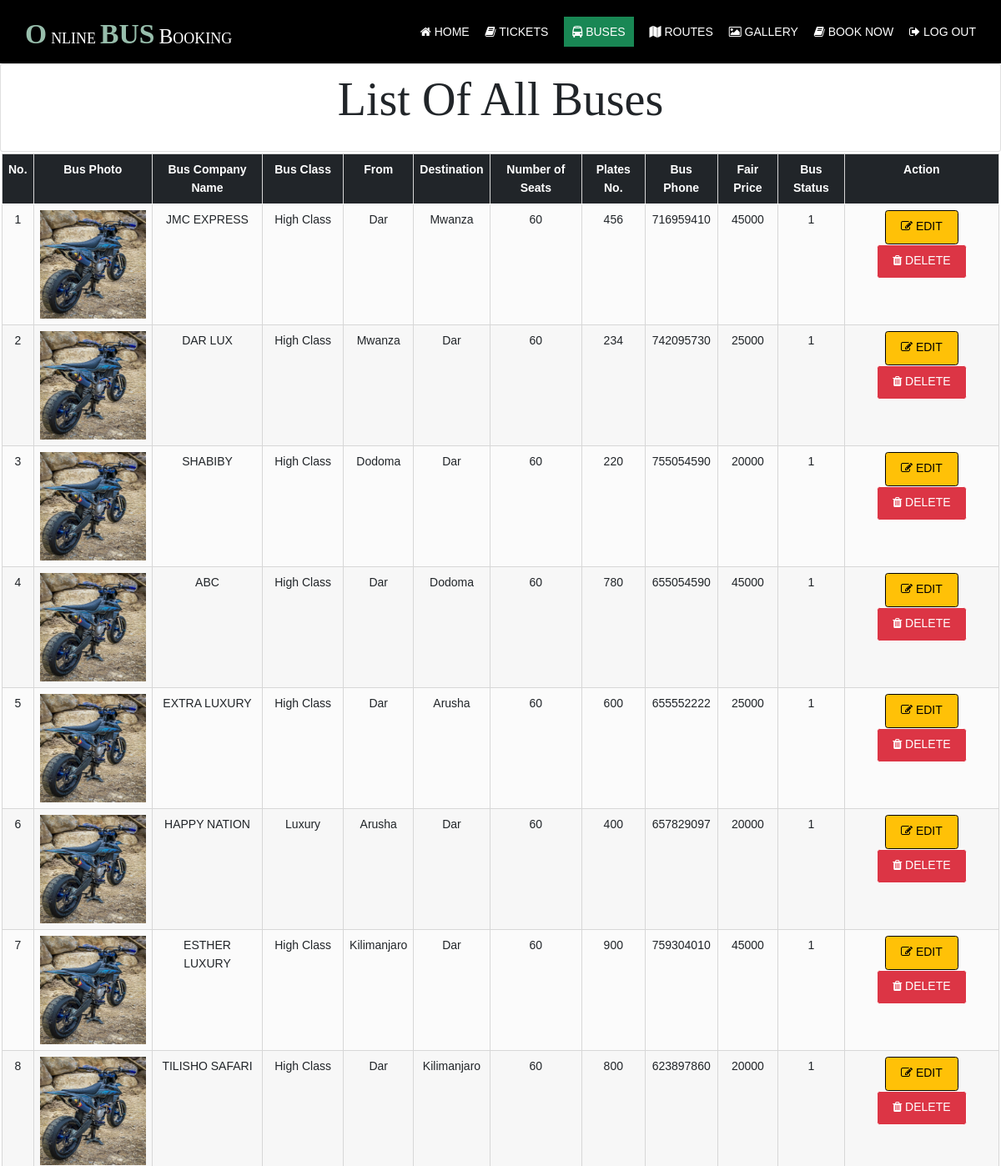
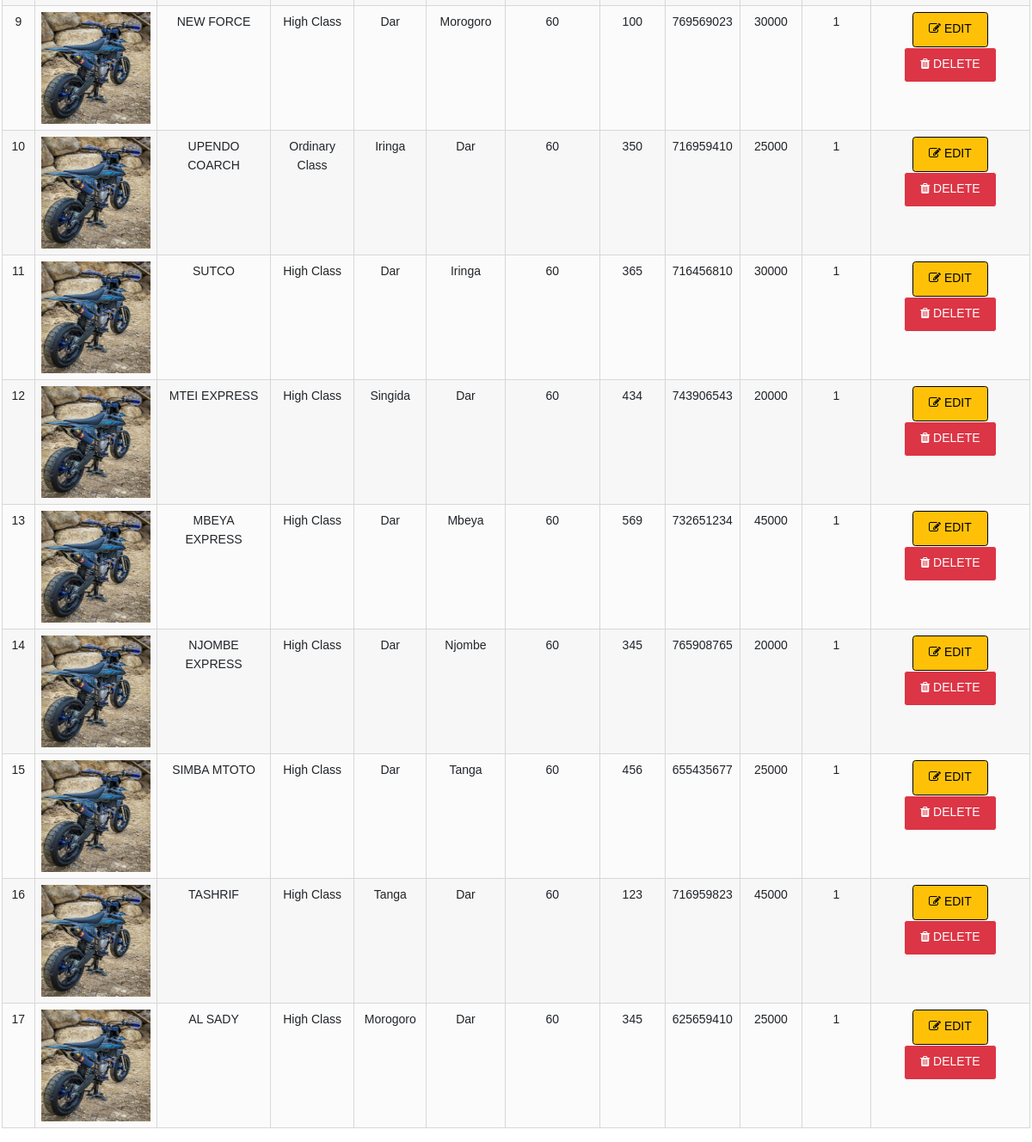
The app's page /admin/buses.php (signed in) with its own data (2 pictures, top to bottom).
### tables this page shows
CREATE TABLE `buses` (
  `busId` bigint(13) NOT NULL,
  `name` varchar(255) NOT NULL,
  `startFrom` varchar(255) NOT NULL,
  `destination` varchar(255) NOT NULL,
  `busType` varchar(30) NOT NULL,
  `noSeats` int(11) NOT NULL,
  `plateNo` varchar(13) NOT NULL,
  `busPhone` int(11) NOT NULL,
  `farePrice` int(11) NOT NULL,
  `busPhoto` varchar(255) NOT NULL,
  `status` tinyint(1) NOT NULL DEFAULT 1
);

### admin/buses.php (the view, shortened to what this page needs)
<?php
require('../includes/db.php');
?>
<!DOCTYPE html>
<html lang="en">
<head>
    <link rel="stylesheet" href="../assets/css/bootstrap.css" media="all">
    <link rel="stylesheet" href="../assets/css/layout.css" type="text/css">
</head>
<body>
    <div class="wrapper row1">
        <header id="header" class="hoc clear">
            <div id="logo" class="fl_left">
                <h1 class="logoname"><a href="./">Online<span>bus</span>Booking</a></h1>
            </div>
            <nav id="mainav" class="fl_right">
                <ul class="clear">
                    <li><a href="../index.php"><i class="fa fa-home" aria-hidden="true"></i> Home</a></li>
                    <li><a href="./"><i class="fa fa-book" aria-hidden="true"></i> Tickets</a></li>
                    <li class="active"><a href="buses.php"><i class="fa fa-bus" aria-hidden="true"></i> Buses</a></li>
                    <li><a href="routes.php"><i class="fa fa-map" aria-hidden="true"></i> Routes</a></li>
                    <li><a href="../gallery.php"><i class="fa fa-photo" aria-hidden="true"></i> Gallery</a></li>
                    <li><a href="../book.php"><i class="fa fa-book" aria-hidden="true"></i> Book Now</a></li>
                    <li><a href="../login.php"><i class="fa fa-sign-out" aria-hidden="true"></i> Log Out</a></li>
                </ul>
            </nav>
        </header>
    </div>
    <div class="row">
        <div class="container-fluid">
            <div class="card">
                <div class="row hoc">
                    <h1 class="heading" style="font-size: 4em; padding:10px">List of all Buses</h1>
                </div>
            </div>
            <div class="row d-flex" style="padding: 0 10 10 10; margin:2px">
                <table class="table table-hover table-responsive">
                    <thead>
                        <tr class="bg-dark">
                            <th scope="col">
                                <center>No.</center>
                            </th>
                            <th scope="col">
                                <center>Bus Photo</center>
                            </th>
                            <th scope="col">
                                <center>Bus Company Name</center>
                            </th>
                            <th scope="col">
                                <center>Bus Class</center>
                            </th>
                            <th scope="col">
                                <center>From</center>
                            </th>
                            <th scope="col">
                                <center>Destination</center>
                            </th>
                            <th scope="col">
                                <center>Number of Seats</center>
                            </th>
                            <th scope="col">
                                <center>Plates No.</center>
                            </th>
                            <th scope="col">
                                <center>Bus Phone</center>
                            </th>
                            <th scope="col">
                                <center>Fair Price</center>
                            </th>
                            <th scope="col">
                                <center>Bus Status</center>
                            </th>
                            <th scope="col">
                                <center>Action</center>
                            </th>
                        </tr>
                    </thead>
                    <tbody>
                        <?php
                        $list = $db->prepare('SELECT * FROM `buses`');
                        $list->execute();
                        $count = 0;
                        while ($buses = $list->fetch(PDO::FETCH_ASSOC)) {
                            $count++;
                            echo '<tr>';
                        ?>
                            <td>
                                <center><?php echo $count ?></center>
                            </td>
                            <td>
                                <center><img src="../<?php echo  $buses['busPhoto']; ?>" style="width:160px !important; height: 130px !important;" alt="<?php echo  $buses['name']; ?>"></center>
                            </td>
                            <td>
                                <center><?php echo  $buses['name']; ?></center>
                            </td>
                            <td>
                                <center><?php echo  $buses['busType']; ?></center>
                            </td>
                            <td>
                                <center><?php echo  $buses['startFrom']; ?></center>
                            </td>
                            <td>
                                <center><?php echo  $buses['destination']; ?></center>
                            </td>
                            <td>
                                <center><?php echo  $buses['noSeats']; ?></center>
                            </td>
                            <td>
                                <center><?php echo  $buses['plateNo']; ?></center>
                            </td>
                            <td>
                                <center><?php echo  $buses['busPhone']; ?></center>
                            </td>
                            <td>
                                <center><?php echo  $buses['farePrice']; ?></center>
                            </td>
                            <td>
                                <center><?php echo  $buses['status']; ?></center>
                            </td>
                            <td>
                                <center>
                                    <a class="btn btn-warning" href="buses.php?edit=<?php echo  $buses['busId']; ?>"><i class="fa fa-edit" aria-hidden="true"></i> Edit</a>
                                    <a class="btn btn-danger" href="index.php?del=<?php echo  $buses['busId']; ?>"> <i class="fa fa-trash" aria-hidden="true"></i> Delete</a>
                                </center>
                            </td>
                        <?php
                            echo '</tr>';
                        }
                        ?>
                    </tbody>
                </table>
            </div>
        </div>
    </div>
</body>
</html>

### assets/css/layout.css (style rules this page uses)
#header #logo { margin: 22px 0 0 0; }
*, *::before, *::after { transition: all .3s ease-in-out; }
nav ul, nav ol { margin: 0; padding: 0; list-style: none; }
#mainav, #breadcrumb, .sidebar nav { line-height: normal; }
#mainav ul { text-transform: uppercase; }
#mainav li { display: inline-block; position: relative; margin: 0 15px 0 0; padding: 0; }
#mainav li:last-child { margin-right: 0; }
#mainav li a { display: block; padding: 30px 0; }
table, th, td { border: 1px solid; border-collapse: collapse; vertical-align: top; }
table, th { table-layout: auto; }
table { width: 100%; margin-bottom: 15px; }
th, td { padding: 5px 8px; }
td { border-width: 0 1px; }
body { background-color: #ededed; }
a { color: #97A9BD; }
.logoname a { color: #FFFFFF; }
.logoname::first-letter, .logoname span { color: #97BDAB; }
.row1 { color: #FFFFFF; background-color: #000000; }
#header #logo a { color: inherit; }
#mainav li a { color: inherit; }
#mainav .active a, #mainav a:hover, #mainav li:hover>a { color: #FFFFFF; background-color: #198754; padding: 10px; }
table, th, td, #comments .avatar, #comments input, #comments textarea { border-color: #D7D7D7; }
th { color: #FFFFFF; background-color: #373737; }
tr, #comments li, #comments input[type="submit"], #comments input[type="reset"] { color: inherit; background-color: #FBFBFB; }
tr:nth-child(even), #comments li:nth-child(even) { color: inherit; background-color: #F7F7F7; }
table a, #comments a { background-color: inherit; }
@media screen and (min-width:1140px) { .hoc { max-width: 1140px; } }

### assets/css/framework.css (style rules this page uses)
html { overflow-y: scroll; overflow-x: hidden; }
html, body { margin: 0; padding: 0; font-size: 14px; line-height: 1.6em; }
*, *::before, *::after { box-sizing: border-box; }
.logoname { margin: 0; padding: 0; font-size: 1.8rem; font-variant: small-caps; }
.logoname::first-letter, .logoname span { margin: 0 5px; font-size: 2.4rem; font-weight: 700; text-transform: uppercase; }
.logoname::first-letter { margin-left: 0; }
.btn { display: inline-block; padding: 8px 18px 10px; text-transform: uppercase; border: 1px solid; }
.clear, .group { display: block; }
.clear::before, .clear::after, .group::before, .group::after { display: table; content: ""; }
.clear, .clear::after, .group, .group::after { clear: both; }
a { outline: none; text-decoration: none; }
.fl_left, .imgl { float: left; }
.fl_right, .imgr { float: right; }
img { width: auto; max-width: 100%; height: auto; margin: 0; padding: 0; border: none; line-height: normal; vertical-align: middle; }
body, input, textarea, select { font-family: Verdana, Geneva, sans-serif; }
h1, h2, h3, h4, h5, h6, .heading { font-family: Georgia, "Times New Roman", Times, serif; }
::placeholder { opacity: 1; }
h1, h2, h3, h4, h5, h6, .heading { margin: 0 0 20px 0; font-size: 1.4rem; line-height: normal; font-weight: normal; text-transform: capitalize; }
.wrapper { display: block; position: relative; width: 100%; margin: 0; padding: 0; text-align: left; word-wrap: break-word; }
.hoc { display: block; margin: 0 auto; }
address, article, aside, figcaption, figure, footer, header, main, nav, section { display: block; margin: 0; padding: 0; }

### admin/buses.php (style rules this page uses)
body { background-color: #FFF !important; }

### records on screen
buses: busPhoto (picture), name "JMC EXPRESS", busType "High Class", startFrom "Dar", destination "Mwanza", noSeats "60", plateNo "456", busPhone "716959410", farePrice "45000", status "1"
buses: busPhoto (picture), name "DAR LUX", busType "High Class", startFrom "Mwanza", destination "Dar", noSeats "60", plateNo "234", busPhone "742095730", farePrice "25000", status "1"
buses: busPhoto (picture), name "SHABIBY", busType "High Class", startFrom "Dodoma", destination "Dar", noSeats "60", plateNo "220", busPhone "755054590", farePrice "20000", status "1"
buses: busPhoto (picture), name "ABC", busType "High Class", startFrom "Dar", destination "Dodoma", noSeats "60", plateNo "780", busPhone "655054590", farePrice "45000", status "1"
buses: busPhoto (picture), name "EXTRA LUXURY", busType "High Class", startFrom "Dar", destination "Arusha", noSeats "60", plateNo "600", busPhone "655552222", farePrice "25000", status "1"
buses: busPhoto (picture), name "HAPPY NATION", busType "Luxury", startFrom "Arusha", destination "Dar", noSeats "60", plateNo "400", busPhone "657829097", farePrice "20000", status "1"
buses: busPhoto (picture), name "ESTHER LUXURY", busType "High Class", startFrom "Kilimanjaro", destination "Dar", noSeats "60", plateNo "900", busPhone "759304010", farePrice "45000", status "1"
buses: busPhoto (picture), name "TILISHO SAFARI", busType "High Class", startFrom "Dar", destination "Kilimanjaro", noSeats "60", plateNo "800", busPhone "623897860", farePrice "20000", status "1"
buses: busPhoto (picture), name "NEW FORCE", busType "High Class", startFrom "Dar", destination "Morogoro", noSeats "60", plateNo "100", busPhone "769569023", farePrice "30000", status "1"
buses: busPhoto (picture), name "UPENDO COARCH", busType "Ordinary Class", startFrom "Iringa", destination "Dar", noSeats "60", plateNo "350", busPhone "716959410", farePrice "25000", status "1"
buses: busPhoto (picture), name "SUTCO", busType "High Class", startFrom "Dar", destination "Iringa", noSeats "60", plateNo "365", busPhone "716456810", farePrice "30000", status "1"
buses: busPhoto (picture), name "MTEI EXPRESS", busType "High Class", startFrom "Singida", destination "Dar", noSeats "60", plateNo "434", busPhone "743906543", farePrice "20000", status "1"
buses: busPhoto (picture), name "MBEYA EXPRESS", busType "High Class", startFrom "Dar", destination "Mbeya", noSeats "60", plateNo "569", busPhone "732651234", farePrice "45000", status "1"
buses: busPhoto (picture), name "NJOMBE EXPRESS", busType "High Class", startFrom "Dar", destination "Njombe", noSeats "60", plateNo "345", busPhone "765908765", farePrice "20000", status "1"
buses: busPhoto (picture), name "SIMBA MTOTO", busType "High Class", startFrom "Dar", destination "Tanga", noSeats "60", plateNo "456", busPhone "655435677", farePrice "25000", status "1"
buses: busPhoto (picture), name "TASHRIF", busType "High Class", startFrom "Tanga", destination "Dar", noSeats "60", plateNo "123", busPhone "716959823", farePrice "45000", status "1"
buses: busPhoto (picture), name "AL SADY", busType "High Class", startFrom "Morogoro", destination "Dar", noSeats "60", plateNo "345", busPhone "625659410", farePrice "25000", status "1"
